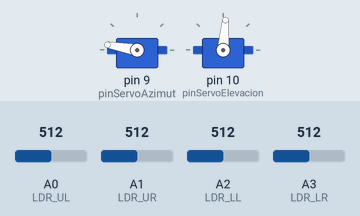
A sketch run on a simulated Arduino Uno, built with avr-gcc and run on an emulated ATmega328P. Parts: 2 × servo. The test bench sets the inputs (shaded band); at power-on: A0 (LDR_UL) = 512, A2 (LDR_LL) = 512, A1 (LDR_UR) = 512, A3 (LDR_LR) = 512. EEPROM starts erased.

Above: at 1.4 s.
1.5 s: A0 (LDR_UL) set to 540
3.0 s: A0 (LDR_UL) set to 569
At 3.52 s:
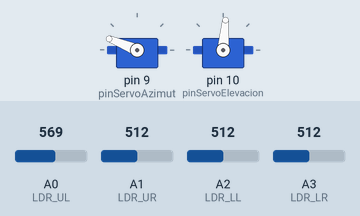
At 4.36 s:
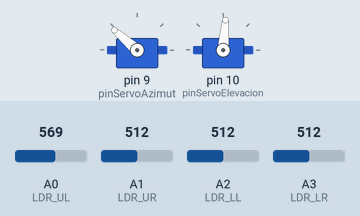
6.0 s: A2 (LDR_LL) set to 601
9.0 s: A2 (LDR_LL) set to 618
At 11.7 s:
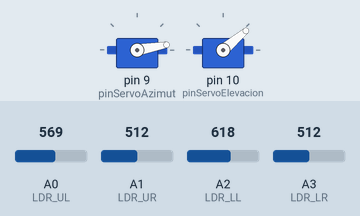
12.0 s: A1 (LDR_UR) set to 591
13.5 s: A1 (LDR_UR) set to 618
At 16.3 s:
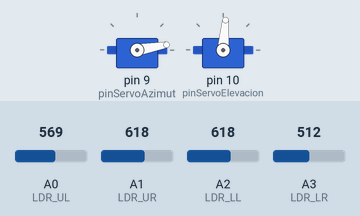
Timing chart, 0 to 17.5 s (numbered marks = the images above; inputs shaded):
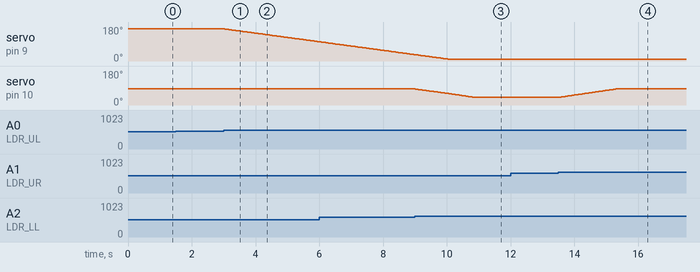

Measured:
- the behaviour switches between 553 and 554 on A0 (LDR_UL) (found by bisection; images 0 and 1)
- the behaviour switches between 609 and 610 on A2 (LDR_LL) (found by bisection; images 2 and 3)
- the behaviour switches between 602 and 603 on A1 (LDR_UR) (found by bisection; images 3 and 4)
- after the input at 1.5 s, every drawn part: stays the same
- after the input at 3.0 s, servo on pin 9 (pinServoAzimut): moves from 170° to 102° over 2.9 s, starting at once
- after the input at 9.0 s, servo on pin 10 (pinServoElevacion): moves from 85° to 40° over 1.9 s, starting at once
- after the input at 12.0 s, every drawn part: stays the same
- after the input at 13.5 s, servo on pin 10 (pinServoElevacion): moves from 40° to 85° over 1.8 s, starting at once

The sketch:

Seguidor_Solar.ino
```cpp
#include <Servo.h>
#include <EEPROM.h>

#define pinServoAzimut 9
#define pinServoElevacion 10

// Pines LDR
#define LDR_UL A0
#define LDR_UR A1
#define LDR_LL A2
#define LDR_LR A3

Servo Azimut;
Servo Elevacion;

int valorAzimut;
int valorElevacion;
int tolerancia = 20;

// --- CONFIGURACIÓN PARA MONTERREY ---
const int limiteElevMin = 40; // No bajar más de 40 grados (evita tocar la base)
const int limiteElevMax = 85; // No subir más de 85 grados (estabilidad estructural)
const int limiteAziMin = 10;  // Rango horizontal seguro
const int limiteAziMax = 170;

void setup() {
  Serial.begin(9600);

  valorAzimut = EEPROM.read(0);
  valorElevacion = EEPROM.read(1);

  // Validar rangos de Monterrey al iniciar
  valorAzimut = constrain(valorAzimut, limiteAziMin, limiteAziMax);
  valorElevacion = constrain(valorElevacion, limiteElevMin, limiteElevMax);

  Azimut.write(valorAzimut);
  Elevacion.write(valorElevacion);

  delay(200);

  Azimut.attach(pinServoAzimut);
  Elevacion.attach(pinServoElevacion);
}

void loop() {
  int valUL = analogRead(LDR_UL);
  int valUR = analogRead(LDR_UR);
  int valLL = analogRead(LDR_LL);
  int valLR = analogRead(LDR_LR);

  int promedioSup = (valUL + valUR) / 2;
  int promedioInf = (valLL + valLR) / 2;
  int promedioIzq = (valUL + valLL) / 2;
  int promedioDer = (valUR + valLR) / 2;

  bool huboMovimiento = false;

  // --- Lógica Elevación con límites de Monterrey ---
  if (abs(promedioSup - promedioInf) > tolerancia) {
    if (promedioSup > promedioInf) {
      if (valorElevacion < limiteElevMax) { // Solo sube si no ha llegado al tope
        valorElevacion++;
        huboMovimiento = true;
      }
    } else {
      if (valorElevacion > limiteElevMin) { // Solo baja si no ha llegado al mínimo
        valorElevacion--;
        huboMovimiento = true;
      }
    }
    Elevacion.write(valorElevacion);
  }

  // --- Lógica Azimut con límites ---
  if (abs(promedioIzq - promedioDer) > tolerancia) {
    if (promedioIzq > promedioDer) {
      if (valorAzimut > limiteAziMin) {
        valorAzimut--;
        huboMovimiento = true;
      }
    } else {
      if (valorAzimut < limiteAziMax) {
        valorAzimut++;
        huboMovimiento = true;
      }
    }
    Azimut.write(valorAzimut);
  }

  if (huboMovimiento) {
    EEPROM.update(0, valorAzimut);
    EEPROM.update(1, valorElevacion);
  }

  delay(40);
}
```
